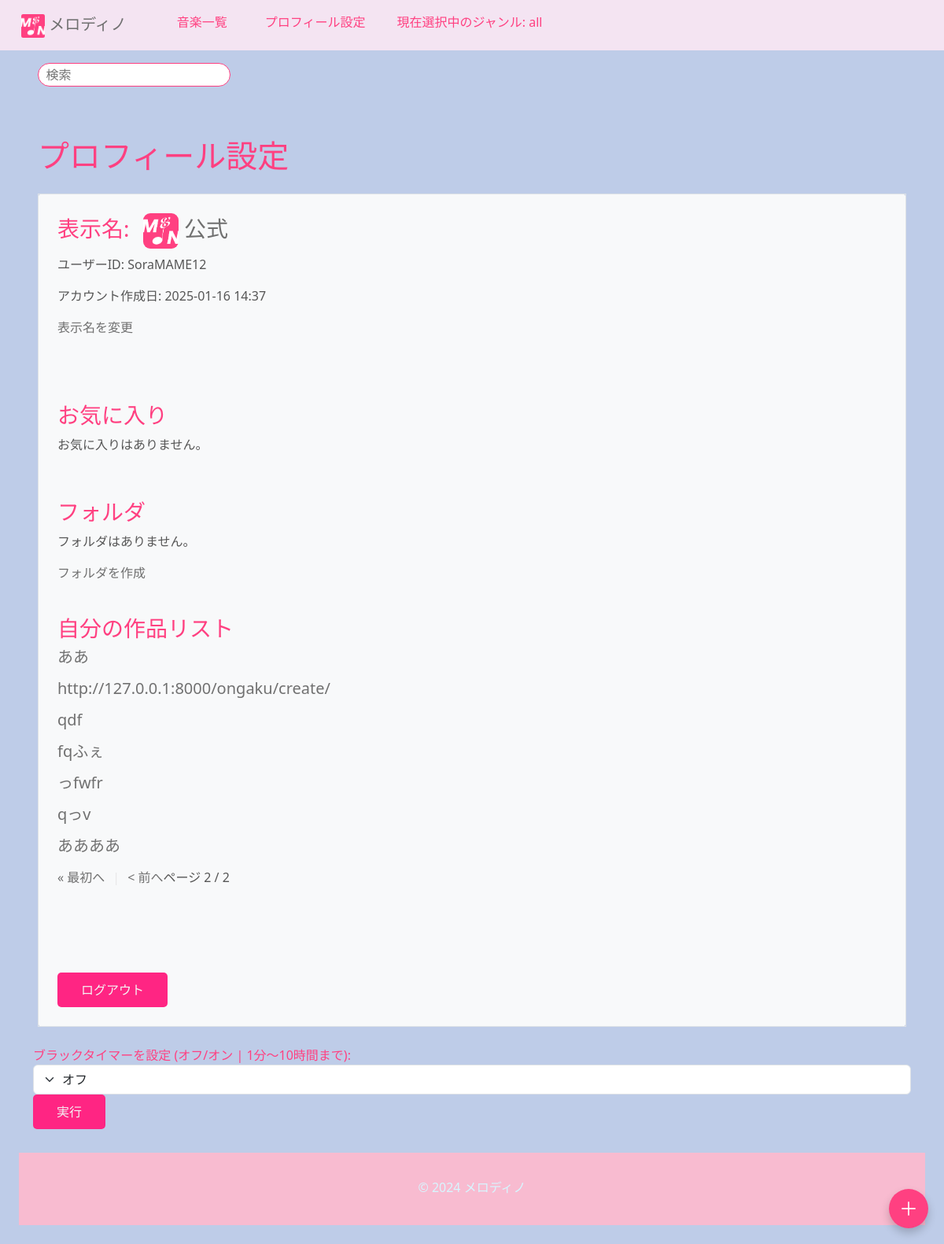
Before: /ongaku/profile/?page=2 (signed in) with the older database file.
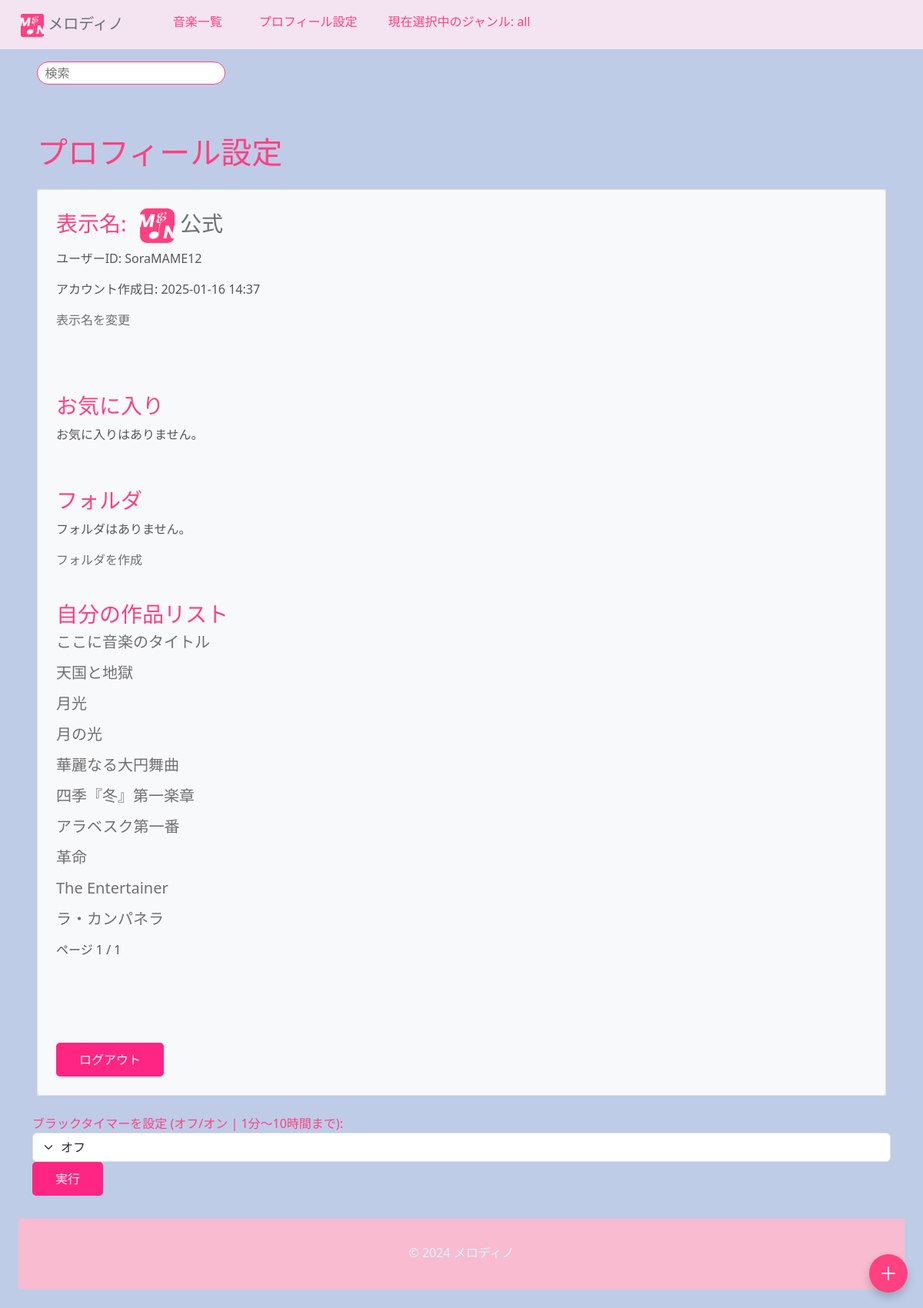
After: the same page with the newer database file.
### ongaku/models.py (models this page shows, shortened)
class Ongaku(models.Model):
    title = models.CharField(max_length=70, verbose_name="タイトル")
    text = models.TextField(blank=True, default="", verbose_name="説明")
    audio_file = models.FileField(upload_to='music/', null=True, blank=True, verbose_name="音楽ファイル")
    thumbnail = models.ImageField(null=True, blank=True, verbose_name="サムネイル")
    category = models.CharField(
        max_length=100, choices=CATEGORY, null=True, blank=True, verbose_name="カテゴリー"
    )
    custom_category = models.CharField(
        max_length=100,
        blank=True,
        help_text="検索時に見つかりやすくなります。",
        verbose_name="カスタムカテゴリー"
    )
    user = models.ForeignKey(User, on_delete=models.CASCADE, related_name='songs', verbose_name="ユーザー")
    search_count = models.IntegerField(default=0, verbose_name="検索回数")
    play_count = models.IntegerField(default=0, verbose_name="再生回数")
    is_public = models.BooleanField(default=False, verbose_name="公開設定")  # 公開/非公開設定
    created_at = models.DateTimeField(auto_now_add=True, verbose_name="作成日時")  # 投稿日
    ongaku_url = models.URLField(blank=False, null=False, verbose_name="音楽URL")
    favorites = models.ManyToManyField(User, related_name='favorite_songs', blank=True, verbose_name="お気に入り")
    favorited_by = models.ManyToManyField(
        'UserProfile',  # ユーザー情報が保存されているモデル
        related_name='favorite_songs',
        blank=True,
        verbose_name="お気に入りユーザー"
    )
    order = models.PositiveIntegerField(default=0, verbose_name="順序")
    class Meta:
        ordering = ['order']

### ongaku/views.py (the view)
# urls.py: path('profile/', views.profile_list, name='profile_list'),
@login_required
def profile_list(request):
    try:
        userprofile = request.user.userprofile
    except UserProfile.DoesNotExist:
        userprofile = UserProfile.objects.create(user=request.user)
        messages.info(request, "プロフィールが自動的に作成されました。")
    folders = Folder.objects.filter(user=request.user)  # ユーザーのフォルダを取得
    songs = request.user.songs.all()  # ユーザーの作成した曲を取得
    paginator = Paginator(songs, 10)  # 1ページに10曲
    page_number = request.GET.get('page')  # URLパラメータからページ番号を取得
    page_obj = paginator.get_page(page_number)  # ページオブジェクトを取得
    context = {
        'userprofile': userprofile,
        'folders': folders,
        'page_obj': page_obj,  # ページオブジェクトを渡す
    }
    return render(request, 'ongaku/profile_list.html', context)

### ongaku/templates/ongaku/profile_list.html (shortened to what this page needs)
{% extends 'base.html' %}
{% block content %}
<h1 class="c-3 m-4">プロフィール設定</h1>
<div class="c-3 m-4 bg-light rounded" type="kasane">
    <div class="border border_color p-4 mb-4">
        <h3>
            表示名:
            <a href="{% url 'profile' user.pk %}">
                {% if user.userprofile.profile_picture %}
                <img src="{{ user.userprofile.profile_picture.url }}" alt="プロフィール画像" class="profile-picture">
                {% endif %}
                {% if request.user.userprofile.display_name == None %}
                    {{ request.user.userprofile.display_name|default:"匿名" }}{{ user.id }}
                {% else %}
                    {{ request.user.userprofile.display_name|default:"匿名" }}
                {% endif %}
            </a>
        </h3>
        <p>ユーザーID: {{ user.username|default:"なし"  }}</p>
        {% load tz %}
        <p>アカウント作成日: {{ user.date_joined|timezone:"Asia/Tokyo"|date:"Y-m-d H:i" }}</p>
        <a href="{% url 'change_display_name' %}">表示名を変更</a>
        <h3><br></h3>
        <h3><br></h3>
        <h3>お気に入り</h3>
        {% for song in request.user.favorite_songs.all %}
            <ul style="margin-left: -40px;">
                <h5>
                    <li>
                        <a href="{% url 'detail-ongaku' song.pk %}">{{ song.title }}</a>
                    </li>
                </h5>
            </ul>
        {% empty %}
            <p>お気に入りはありません。</p>
        {% endfor %}
        <h3><br></h3>
        <h3>フォルダ</h3>
        {% if folders %}
            <p>フォルダの数: {{ folders.count }}</p>
            <ul style="margin-left: -40px;">
                {% for folder in folders %}
                    <li>
                        <h5>
                            <a href="{% url 'folder_detail' folder.id %}">{{ folder.name }}</a>
                            <form method="POST" action="{% url 'delete_folder' folder.id %}" style="display:inline;">
                                {% csrf_token %}
                                <button type="submit" style="background:none; border:none; color: #ff4081; cursor:pointer; font-size: 20px;" class="btn">✖</button>
                            </form>
                        </h5>
                    </li>
                {% endfor %}
            </ul>
        {% else %}
            <p>フォルダはありません。</p>
        {% endif %}
        <a href="{% url 'create_folder' %}">フォルダを作成</a>
        <h3><br></h3>
        <h3>自分の作品リスト</h3>
        {% for song in page_obj %}
            <ul style="margin-left: -40px;">
                <h5><li><a href="{% url 'detail-ongaku' song.pk %}">{{ song.title }}</a></li></h5>
            </ul>
        {% empty %}
            <h5>まだ曲を作成していません。</h5>
        {% endfor %}
        {% if page_obj %}
        <div style="display: flex; width: 100%; margin: 0 auto;">
            <div class="pagination" style="display: inline-flex;">
                <span class="step-links" style="display: flex; width: 100%; margin: 0 auto;">
                    {% if page_obj.has_previous %}
                        <a href="?page=1">&laquo; 最初へ</a>
                        <p style="color: #e8e8e8; margin: 0 10px;">|</p>
                        <a href="?page={{ page_obj.previous_page_number }}">&lt; 前へ</a>
                    {% endif %}
                    <span class="current">
                        ページ {{ page_obj.number }} / {{ page_obj.paginator.num_pages }}
                    </span>
                </span>
            </div>
        </div>
        {% endif %}
    <h3><br><br><br></h3>
    {% if request.user.is_authenticated %}
        <form method="post" action="{% url 'accounts:logout' %}">
            <button type="btn" class="submit" type="submit">ログアウト</button>
        </form>
    {% endif %}
</div>
{% endblock %}

Changed rows visible on the page:
removed Ongaku: title "ああ"
removed Ongaku: title "http://127.0.0.1:8000/ongaku/create/"
removed Ongaku: title "qdf"
removed Ongaku: title "fqふぇ"
removed Ongaku: title "っfwfr"
removed Ongaku: title "qっv"
removed Ongaku: title "ああああ"
now on this page (row unchanged): Ongaku: title "ここに音楽のタイトル"
now on this page (row unchanged): Ongaku: title "天国と地獄"
now on this page (row unchanged): Ongaku: title "月光"
now on this page (row unchanged): Ongaku: title "月の光"
now on this page (row unchanged): Ongaku: title "華麗なる大円舞曲"
now on this page (row unchanged): Ongaku: title "四季『冬』第一楽章"
now on this page (row unchanged): Ongaku: title "アラベスク第一番"
now on this page (row unchanged): Ongaku: title "革命"
now on this page (row unchanged): Ongaku: title "The Entertainer"
now on this page (row unchanged): Ongaku: title "ラ・カンパネラ"
Other visible differences:
{{ page_obj.number }}: "2" → "1"
{{ page_obj.paginator.num_pages }}: "2" → "1"
text no longer shown: "« 最初へ < 前へ"
